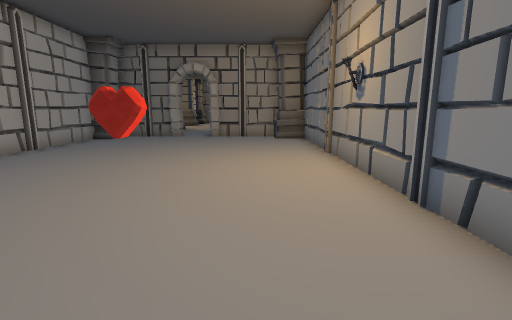
View 1 (above)

20 first-person views from a walk through a 3-D level made in the Unity game engine. The camera is 1.3 m above the floor, tilts 10° down and sees 85° across. The floor is counted in squares, 1 m on a side. Each view is taken from the middle of a square. On the plan, view 1 faces up. The plan holds only what a view shows up to about 13 squares ahead; the rest is blank. The place goes on beyond the plan. The player character is not drawn. Some animated figures are left out.

View 2
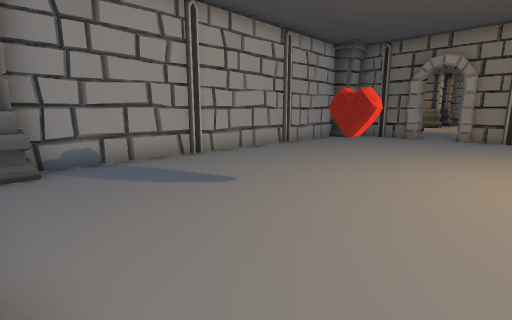

View 3
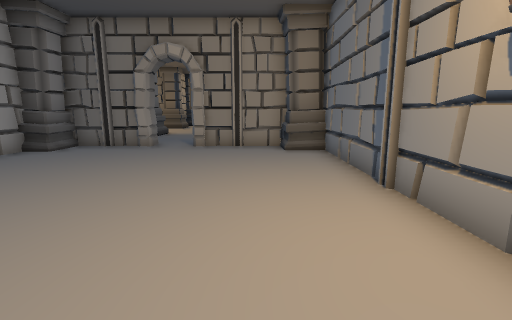

View 4
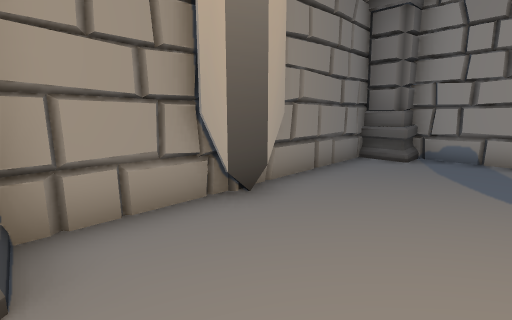

View 5
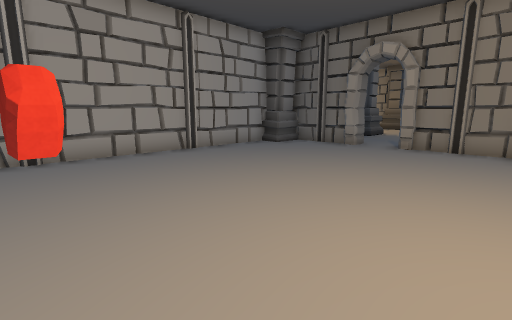

View 6
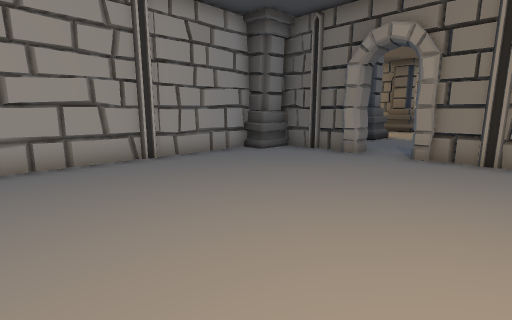

View 7
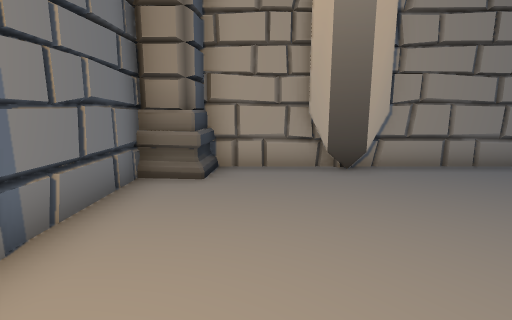

View 8
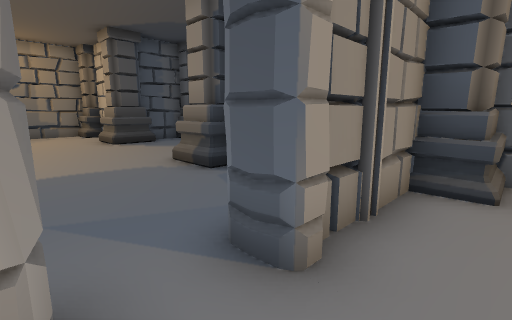

View 9
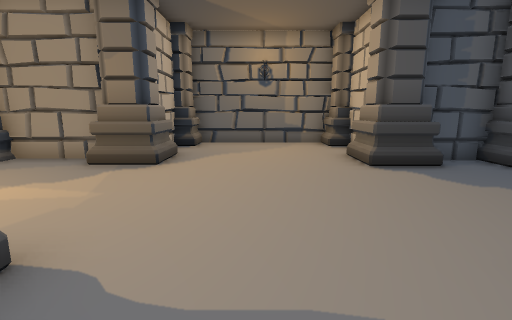

View 10
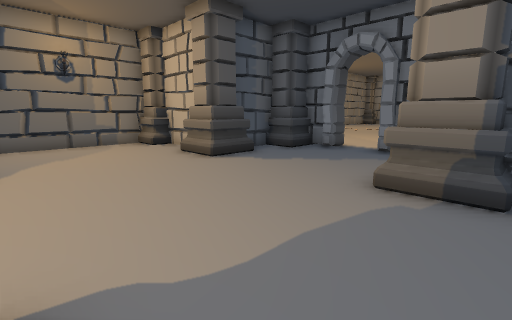

View 11
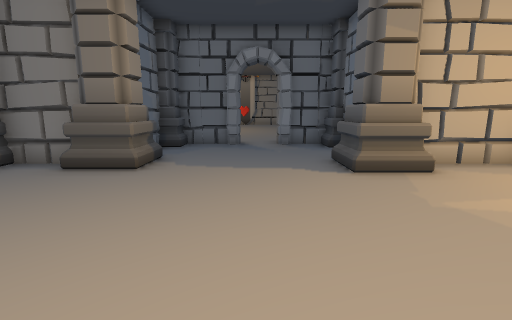

View 12
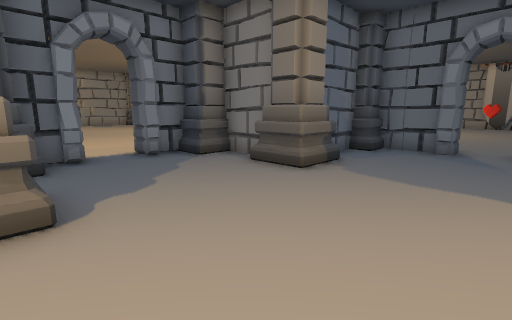

View 13
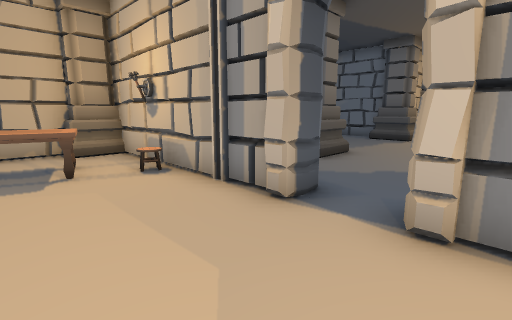

View 14
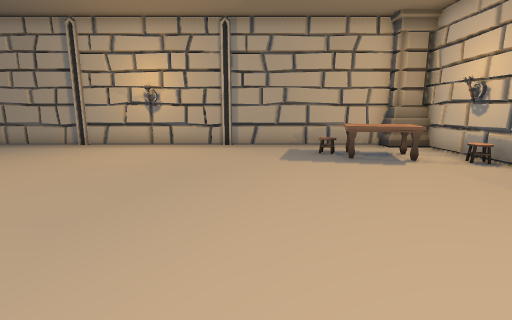

View 15
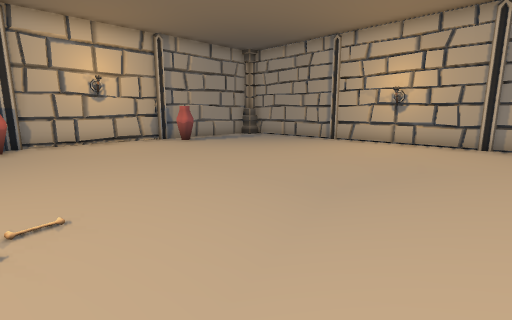

View 16
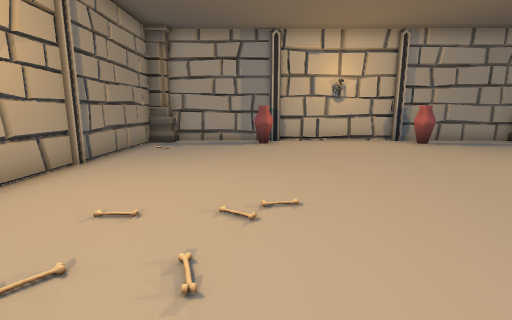

View 17
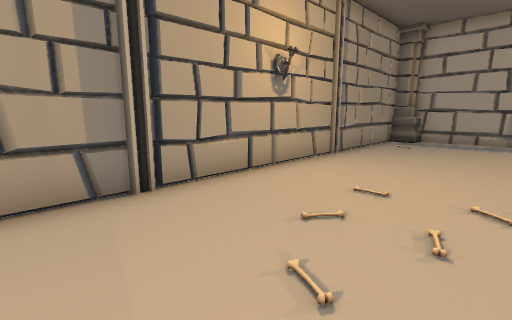

View 18
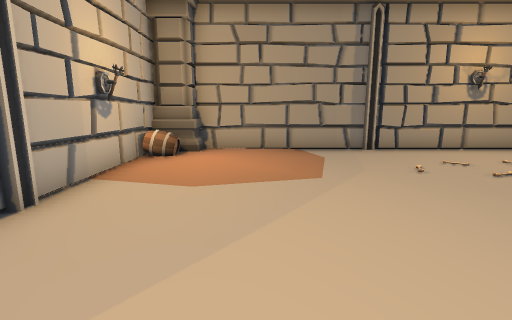

View 19
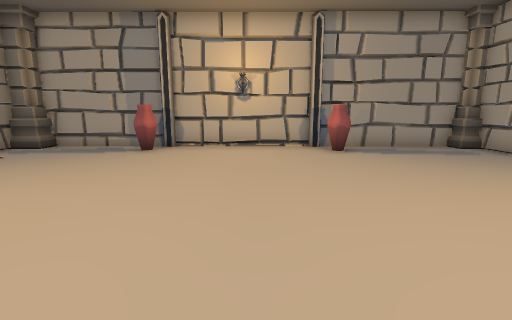

View 20
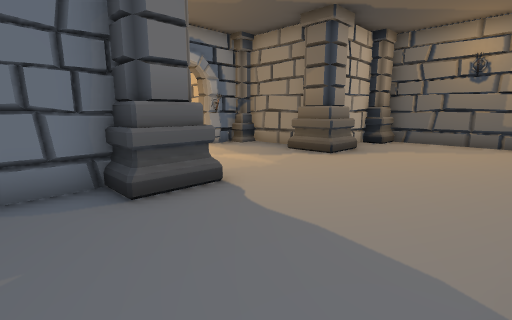

### Floor plan
Points are (right, up) in squares from view 1. A wall is a line through its corners. A room is listed if a view was taken in it or the views show most of it. See-through windows are left out.
Room 1 (views 1, 2, 3, 4, 5, 6, 7, 8)
walls: (-2.4, 14.2) (-2.4, 15.2); (-2.4, 14.2) (-2.4, 14.7); (-3.9, 14.3) (-3.9, 14.8); (-3.8, 14.4) (-6.5, 14.4); (-7.5, 13.3) (-7.5, 0.5); (-1.9, 14.7) (-1.9, 14.2) (-2.5, 14.2); (-0.5, 14.4) (-2.4, 14.4); (2.3, 0.7) (2.3, 13.2); (-3.9, 15.2) (-3.8, 14.7) (-3.9, 14.2) (-4.4, 14.2); (-4, 15.2) (-3.8, 14.7) (-4, 14.2); (-7, -0.5) (1.3, -0.5)
low walls: (-2.5, 14.2) (-2.3, 15.2); (-2.3, 14.2) (-2.5, 15.2)
ways out: opening at (-3, 15) to room 2
objects: other object (-8, -1) to (-7, 0); other object (-7, 13) to (-7, 14); other object (-7, 15); other object (-2, 0); other object (-2, 4); other object (0, 15) to (1, 16); other object (1, 0) to (2, 0); other object (1, 14) to (2, 14)
Room 2 (views 9, 10, 11, 12, 20)
walls: (-7, 25.6) (-9.6, 25.6); (0.5, 26.5) (0.5, 28.5); (-6.1, 18.5) (-6.1, 15.9); (1.4, 19.2) (3.2, 19.2); (2.5, 25.3) (1.4, 25.3); (-6.1, 28.5) (-6.1, 26.6); (4, 21.7) (4.8, 21.6); (4, 21.6) (4.8, 21.6); (0.1, 29.5) (-5.6, 29.5); (4.2, 23.5) (4.2, 24.5); (4, 21) (4, 21.5); (4.4, 23.5) (5.1, 23.6); (-9.4, 19.2) (-6.8, 19.2); (4.2, 20.5) (4.2, 21.5); (4.8, 23) (4, 23.1) (4, 23.6); (4.8, 23.1) (4.4, 23) (4, 23.2); (-2.3, 15.2) (-1.9, 15.2); (-4.4, 15.2) (-4, 15.2); (-2.3, 15) (-0.5, 15); (0.5, 15.6) (0.5, 18.5); (-6, 15) (-4.4, 15)
low walls: (4, 21.7) (4.8, 21.5); (4, 21.5) (4.5, 21.6)
ways out: opening at (-3, 15) to room 1; opening at (4.5, 22) to room 3
objects: other object (-7, 25) to (-6, 26); other object (-6, 19) to (-5, 20); other object (0, 18) to (1, 20); other object (0, 25) to (1, 26); other object (0, 29) to (1, 29); other object (3, 20) to (4, 20); other object (3, 24) to (4, 25)
Room 3 (views 13, 14, 15, 16, 17, 18, 19)
walls: (4.8, 21.5) (4.8, 14.5); (23.3, 25.4) (23.3, 29.3); (4.8, 28.5) (4.8, 23.1); (22.5, 30.4) (6, 30.4); (5.9, 14.3) (22.9, 14.3); (23.3, 14.6) (23.3, 25.3)
ways out: opening at (4.5, 22) to room 2
objects: other object (5, 29); other object (5, 30) to (6, 31); other object (6, 15); other object (7, 16) to (8, 18); other object (22, 19); other object (22, 25) to (22, 26); other object (23, 30) to (24, 30)

Positions as (right, up) in squares from view 1, and headings:
1: (0, 0), facing up
2: (0, 0), facing up-left
3: (0, 4), facing up
4: (1, 3), facing down-left
5: (1, 4), facing up-left
6: (0, 6), facing up-left
7: (0, 6), facing down
8: (-4, 13), facing up-right
9: (-3, 18), facing up
10: (-5, 18), facing up-right
11: (-3, 26), facing down
12: (-4, 25), facing down-right
13: (8, 24), facing down-left
14: (11, 25), facing down
15: (11, 26), facing down-right
16: (11, 26), facing right
17: (10, 26), facing up-right
18: (8, 21), facing up
19: (13, 22), facing right
20: (-1, 17), facing up-left
